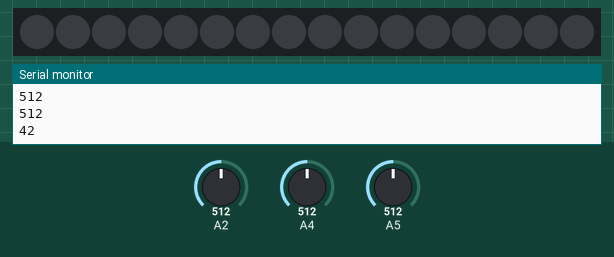
Recording of a sketch running on a simulated Arduino Uno, built with avr-gcc and run on an emulated ATmega328P. Parts: 16 RGB LEDs in strip order, left to right, the last lines printed to the serial monitor. Inputs (shaded band) come from the test bench; at power-on: A2 = 512, A4 = 512, A5 = 512. Dim RGB values are drawn brighter than linear.

Above: at 1.2 s.
1.3 s: A2 set to 716
At 2.6 s:
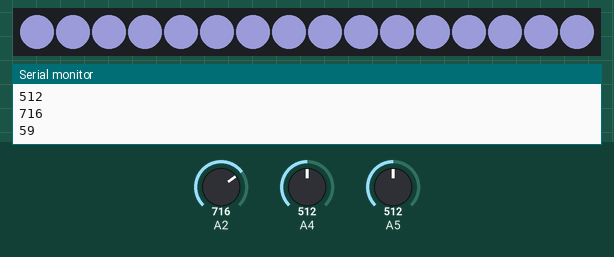
3.0 s: A4 set to 306
4.6 s: A5 set to 900
At 5.2 s:
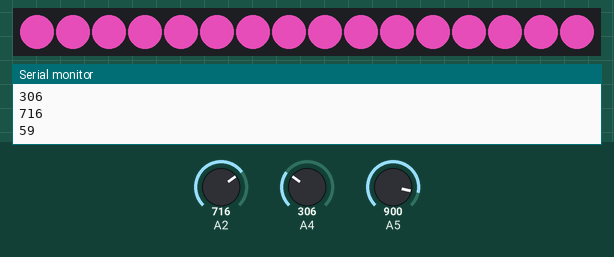
6.2 s: A5 set to 1023
7.8 s: A2 set to 511
9.5 s: A4 set to 716
At 10.4 s:
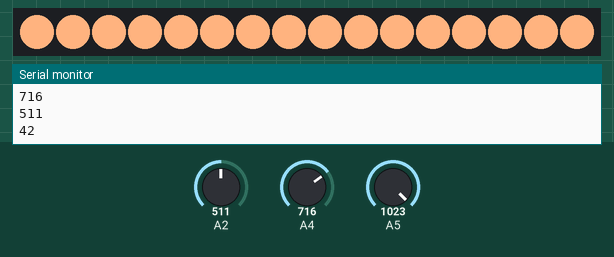
Timing chart, 0 to 12.1 s (numbered marks = the images above; inputs shaded):
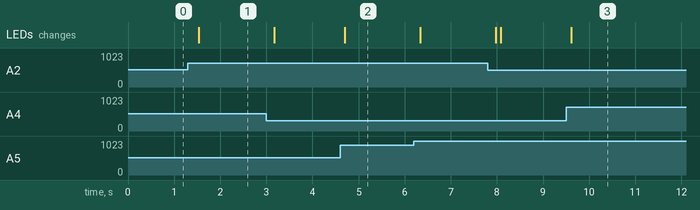

Measured:
- after the input at 1.3 s, the LEDs: change after 0.23 s (image 1)
- after the input at 4.6 s, the LEDs: change after 0.10 s (image 2)
- after the input at 9.5 s, the LEDs: change after 0.11 s (image 3)

The sketch:

Lightbox_Code.ino
```cpp
#include <Adafruit_NeoPixel.h>
#define PIN        9 // On Trinket or Gemma, suggest changing this to 1
#define NUMPIXELS 16 // Popular NeoPixel ring size


Adafruit_NeoPixel pixels (NUMPIXELS, 9, NEO_GRB + NEO_KHZ800);

//#define DELAYVAL 500 // Time (in milliseconds) to pause between pixels
int x;
int y;
int z;
int l;


void setup() {
  pixels.begin(); // INITIALIZE NeoPixel strip object (REQUIRED)
   Serial.begin(9600);
}

void loop() {
   pixels.setBrightness(l);

  x = analogRead(5);
  y = analogRead(4);
  z = analogRead(2);
  l = analogRead(2);

   Serial.println(x);
   Serial.println(y);
   Serial.println(z);
   Serial.println(l / 12);
   delay(100);
   pixels.clear();
  for (int l = 0; l < NUMPIXELS; l++) {
     pixels.setPixelColor(l, pixels.Color (x / 4, y / 4, z / 4));


    // delay(DELAYVAL); // Pause before next pass through loop
  }
  pixels.show();

}
```
